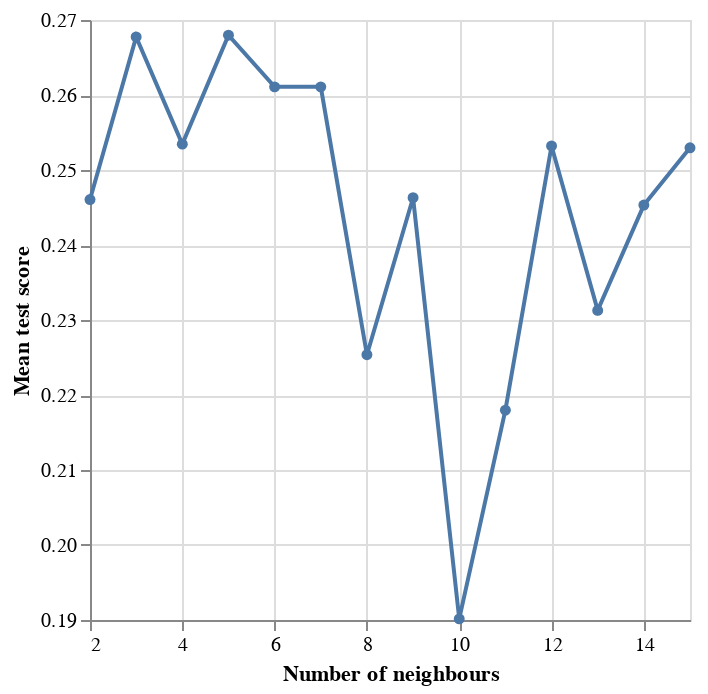

Notebook code for this chart:
### Markdown cell above
This information can be represented graphically (as shown in Figure 4) to make the preferrable k value easier to interpret.

### Code cell
cross_val_plot = alt.Chart(accuracies_grid).mark_line(point=True).encode(
    x=alt.X("param_n_neighbors").title("Number of neighbours").scale(zero=False),
    y=alt.Y("mean_test_score").title("Mean test score").scale(zero=False)
)

cross_val_plot

### Figure 1 — Vega specification as saved in the notebook (floating-point values rounded to 4 significant figures)
{"$schema": "https://vega.github.io/schema/vega/v5.json", "data": [{"name": "source_0", "values": [{"mean_test_score": 0.2461, "param_n_neighbors": 2}, {"mean_test_score": 0.2677, "param_n_neighbors": 3}, {"mean_test_score": 0.2534, "param_n_neighbors": 4}, {"mean_test_score": 0.268, "param_n_neighbors": 5}, {"mean_test_score": 0.2611, "param_n_neighbors": 6}, {"mean_test_score": 0.2611, "param_n_neighbors": 7}, {"mean_test_score": 0.2254, "param_n_neighbors": 8}, {"mean_test_score": 0.2463, "param_n_neighbors": 9}, {"mean_test_score": 0.1901, "param_n_neighbors": 10}, {"mean_test_score": 0.218, "param_n_neighbors": 11}, {"mean_test_score": 0.2532, "param_n_neighbors": 12}, {"mean_test_score": 0.2313, "param_n_neighbors": 13}, {"mean_test_score": 0.2453, "param_n_neighbors": 14}, {"mean_test_score": 0.253, "param_n_neighbors": 15}]}, {"name": "data_0", "values": [{"mean_test_score": 0.2461, "param_n_neighbors": 2}, {"mean_test_score": 0.2677, "param_n_neighbors": 3}, {"mean_test_score": 0.2534, "param_n_neighbors": 4}, {"mean_test_score": 0.268, "param_n_neighbors": 5}, {"mean_test_score": 0.2611, "param_n_neighbors": 6}, {"mean_test_score": 0.2611, "param_n_neighbors": 7}, {"mean_test_score": 0.2254, "param_n_neighbors": 8}, {"mean_test_score": 0.2463, "param_n_neighbors": 9}, {"mean_test_score": 0.1901, "param_n_neighbors": 10}, {"mean_test_score": 0.218, "param_n_neighbors": 11}, {"mean_test_score": 0.2532, "param_n_neighbors": 12}, {"mean_test_score": 0.2313, "param_n_neighbors": 13}, {"mean_test_score": 0.2453, "param_n_neighbors": 14}, {"mean_test_score": 0.253, "param_n_neighbors": 15}]}], "marks": [{"type": "line", "name": "layer_0_marks", "from": {"data": "source_0"}, "sort": {"field": "x"}, "encode": {"update": {"y": {"field": "mean_test_score", "scale": "y"}, "stroke": {"value": "#4c78a8"}, "x": {"field": "param_n_neighbors", "scale": "x"}, "defined": {"signal": "isValid(datum[\"param_n_neighbors\"]) && isFinite(+datum[\"param_n_neighbors\"]) && isValid(datum[\"mean_test_score\"]) && isFinite(+datum[\"mean_test_score\"])"}}}, "style": ["line"]}, {"type": "symbol", "name": "layer_1_marks", "from": {"data": "data_0"}, "encode": {"update": {"y": {"field": "mean_test_score", "scale": "y"}, "opacity": {"value": 1}, "fill": {"value": "#4c78a8"}, "x": {"field": "param_n_neighbors", "scale": "x"}}}, "style": ["point"]}], "scales": [{"name": "x", "type": "linear", "domain": {"fields": [{"data": "source_0", "field": "param_n_neighbors"}, {"data": "data_0", "field": "param_n_neighbors"}]}, "range": [0, {"signal": "width"}], "nice": true, "zero": false}, {"name": "y", "type": "linear", "domain": {"fields": [{"data": "source_0", "field": "mean_test_score"}, {"data": "data_0", "field": "mean_test_score"}]}, "range": [{"signal": "height"}, 0], "zero": false, "nice": true}], "axes": [{"scale": "x", "labels": false, "domain": false, "gridScale": "y", "maxExtent": 0, "ticks": false, "tickCount": {"signal": "ceil(width/40)"}, "orient": "bottom", "grid": true, "minExtent": 0, "zindex": 0, "aria": false}, {"scale": "y", "tickCount": {"signal": "ceil(height/40)"}, "labels": false, "gridScale": "x", "minExtent": 0, "ticks": false, "aria": false, "grid": true, "maxExtent": 0, "domain": false, "orient": "left", "zindex": 0}, {"scale": "x", "grid": false, "title": "Number of neighbours", "labelFlush": true, "tickCount": {"signal": "ceil(width/40)"}, "labelOverlap": true, "zindex": 0, "orient": "bottom"}, {"scale": "y", "labelOverlap": true, "grid": false, "tickCount": {"signal": "ceil(height/40)"}, "orient": "left", "title": "Mean test score", "zindex": 0}], "padding": 5, "background": "white", "width": 300, "height": 300, "style": "cell"}
